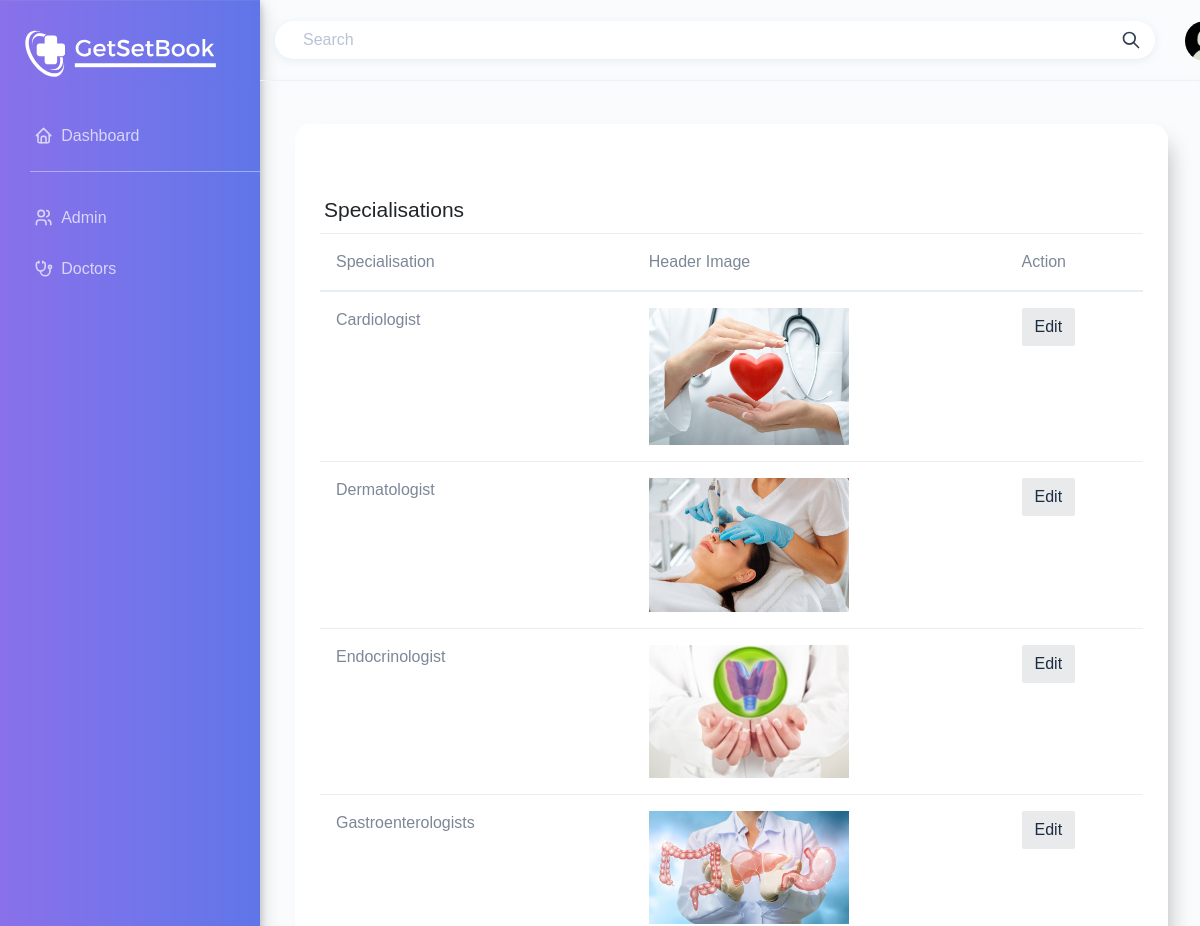
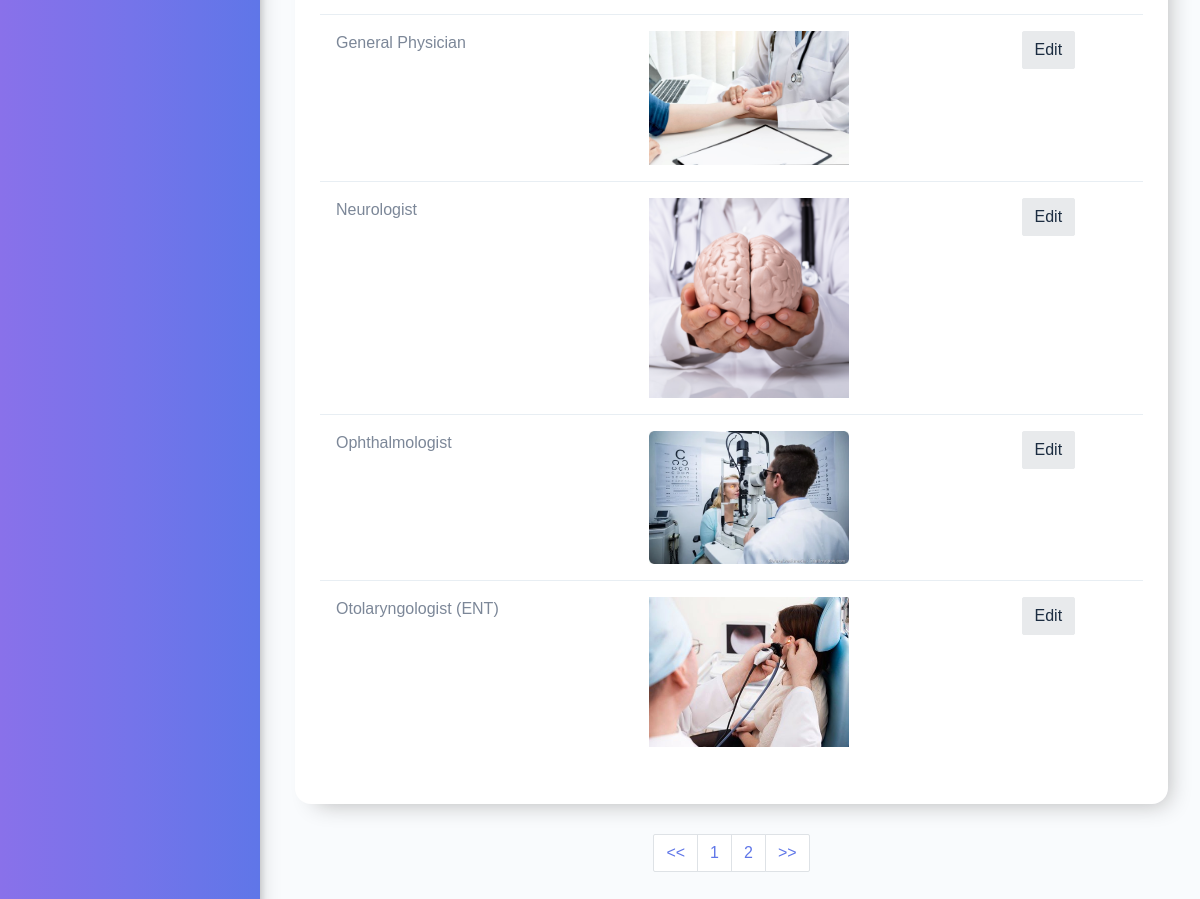
The page /adminHome/updateList/ (signed in) on the database its author committed (2 pictures, top to bottom).
### admin_app/models.py (models this page shows)
class Specialization(models.Model):
    header_image = models.ImageField(null=True, blank=True, upload_to="imagesSpl/")
    category = models.CharField(max_length=255)
    count = models.IntegerField(default=0)
    def __str__(self):
        return self.category

### admin_app/views.py (the view)
# urls.py: path('updateList/',views.updateList,name="updateList"),
@login_required
def updateList(request):
    specialization = Specialization.objects.all().order_by("category")
    paginator = Paginator(specialization, 8)  # to add paging to the website
    count = specialization.count()
    page = request.GET.get('pg')
    all_specialization = paginator.get_page(page)
    return render(request, "updateList.html", context={'specialization': all_specialization,'count':count ,'head_doc':head_doc,'head_spl':head_spl})

### account_app/models.py (called while the page is built)
    def calculateAge(self):
        today = datetime.date.today()
        try:
            birthday = self.date_of_birth.replace(year=today.year)
        except ValueError:
            birthday = self.date_of_birth.replace(year=today.year,
                                    month=self.date_of_birth.month + 1, day=1)
        if birthday > today:
            return today.year - self.date_of_birth.year - 1
        else:
            return today.year - self.date_of_birth.year

### admin_app/templates/updateList.html (shortened to what this page needs)
{% extends "base.html" %}
        {% block context %}
            <div class="container-fluid" style="padding-right: 32px; margin-top: -72px;">
            {% if user.is_admin %}
            <div class="row">
                    <div class="col-12">
                        <div class="card">
            				<div class="card-body">
                                <h3 class="card-title mt-5">Specialisations</h3>
                                <div class="table-responsive">
                                    <table class="table">
                                        <thead>
                                            <tr>
                                                <th scope="col">Specialisation</th>
                                                <th scope="col">Header Image</th>
                                                <th scope="col">Action</th>
                                            </tr>
                                        </thead>
                                        <tbody>
                                            {% for cat in specialization %}
                                            <tr>
                                                <td>{{ cat }}</td>
                                                <td><img src="{{ cat.header_image.url }}" alt="{{ cat }}" width="200"></td>
                                                <td><a href="{% url 'updateCategory' cat.id %}"><button class="btn btn-light text-dark">Edit</button></a></td>
                                            </tr>
                                            {% endfor %}
                                        </tbody>
                                    </table>
                                </div>
							</div>
						</div>
					</div>
				</div>
                {% if count >= 9 %}
                    <nav aria-label="Page navigation example">
                    <ul class="pagination justify-content-center">
                        <li class="page-item"><a class="page-link" href="?pg=1"><<</a></li>
                    <li class="page-item"><a class="page-link" href="?pg={{specialization.number}}">{{specialization.number}}</a></li>
                {% if specialization.has_next %}
                    <li class="page-item"><a class="page-link" href="?pg={{specialization.next_page_number}}">{{specialization.next_page_number}}</a></li>
                {% endif %}
                <li class="page-item"><a class="page-link" href="?pg={{specialization.paginator.num_pages}}">>></a>
                </li>
                    </ul>
                </nav>
                    {% endif %}
            {% else %}
            You are not authorized here!
            {% endif %}
            </div>
        {% endblock context %}

### rows shown on the page
Specialization: category "Cardiologist", header_image (picture)
Specialization: category "Dermatologist", header_image (picture)
Specialization: category "Endocrinologist", header_image (picture)
Specialization: category "Gastroenterologists", header_image (picture)
Specialization: category "General Physician", header_image (picture)
Specialization: category "Neurologist", header_image (picture)
Specialization: category "Ophthalmologist", header_image (picture)
Specialization: category "Otolaryngologist (ENT)", header_image (picture)

### other values the page prints
{{ specialization.number }} "1"
{{ specialization.next_page_number }} "2"
